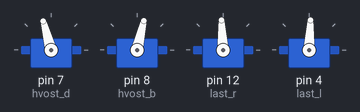
Recording of a sketch running on a simulated Arduino Uno, built with avr-gcc and run on an emulated ATmega328P. Parts: 4 × servo.

Above: at 0.05 s.
At 0.6 s:
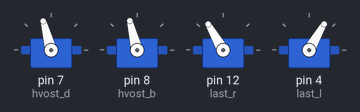
At 0.85 s:
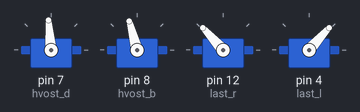
At 1.15 s:
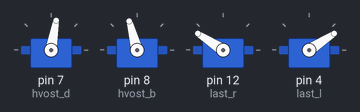
At 1.7 s:
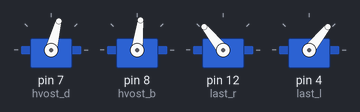
At 2.25 s:
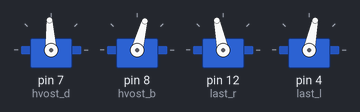
Timing chart, 0 to 5.8 s (numbered marks = the images above):
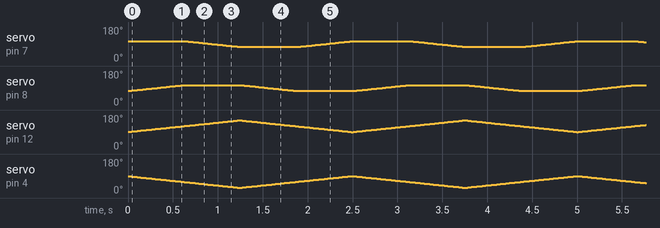

The sketch:

project_index_v.2.3.ino
```cpp
#include <Servo.h> // библиотека для серво
#include <NewPing.h> // библиотека для echo

//--создаем объекты--//
Servo hvost_d; // первый сервопривод
Servo hvost_b; // второй сервопривод
Servo last_r; // серво для правого ласта
Servo last_l; // серво для левого ласта
//-------------------//

//--подключаем echo--//
#define TRIGGER_PIN  2  // пин trig датчика
#define ECHO_PIN     3  // пин echo датчика
#define MAX_DISTANCE 400 // максимальная дистанция echo
NewPing sonar(TRIGGER_PIN, ECHO_PIN, MAX_DISTANCE);
//-------------------//

int i; // переменная для вращения хвоста
int p1; // переменная для поворота ласт
int p2;

void setup() {
//--подключение серво к пинам--//
  hvost_d.attach(7);
  hvost_b.attach(8);
  last_r.attach(12);
  last_l.attach(4);
//-----------------------------//
  /* питание от внешнего блока питания */
  Serial.begin(9600); // монитор порта

  p1 = 90;
  p2 = 90;

  hvost_d.write(90 + 15);
  hvost_b.write(90 - 15);
  last_r.write(p1);
  last_l.write(p2);

}

void loop() {
  for (i = -15; i <= 15; i++) {
    hvost_b.write(90 + i);
    p1 += 1;
    p2 -= 1;
    last_r.write(p1);
    last_l.write(p2);
    delay(20);
  }

   for (i = 15; i >= -15; i--) {
    hvost_d.write(90 + i);
    p1 += 1;
    p2 -= 1;
    last_r.write(p1);
    last_l.write(p2);
    delay(20);
  }

   for (i = -15; i <= 15; i++) {
    hvost_b.write(90 - i);
    p1 -= 1;
    p2 += 1;
    last_r.write(p1);
    last_l.write(p2);
    delay(20);
  }

   for (i = 15; i >= -15; i--) {
    hvost_d.write(90 - i);
    p1 -= 1;
    p2 += 1;
    last_r.write(p1);
    last_l.write(p2);
    delay(20);
  }
}
```
